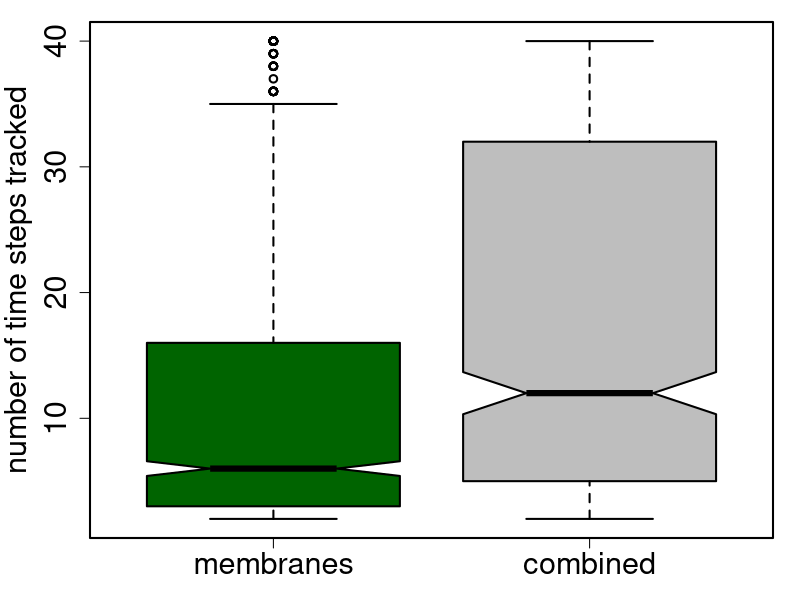

The R source for this figure:
membrane.only <- read.delim("live_data_output/072112_02_t11_50_trajectory_lengths_membraneonly.txt")
combined <- read.delim("live_data_output/072112_02_t11_50_trajectory_lengths.txt")

pdf("traj_lengths.pdf", 5, 5)

op <- par(mar=(c(3, 4.4, 1, 1.25) + 0.1), lwd=2, ps=22)
## ‘c(bottom, left, top, right)’ ‘c(5, 4, 4, 2) + 0.1’.

boxplot(membrane.only$traj.length,
        combined$traj.length, names=c("membranes", "combined"), lwd=2, col=c("darkgreen", "gray"),
        ylab="number of time steps tracked", notch=T)


par(op)
dev.off()


